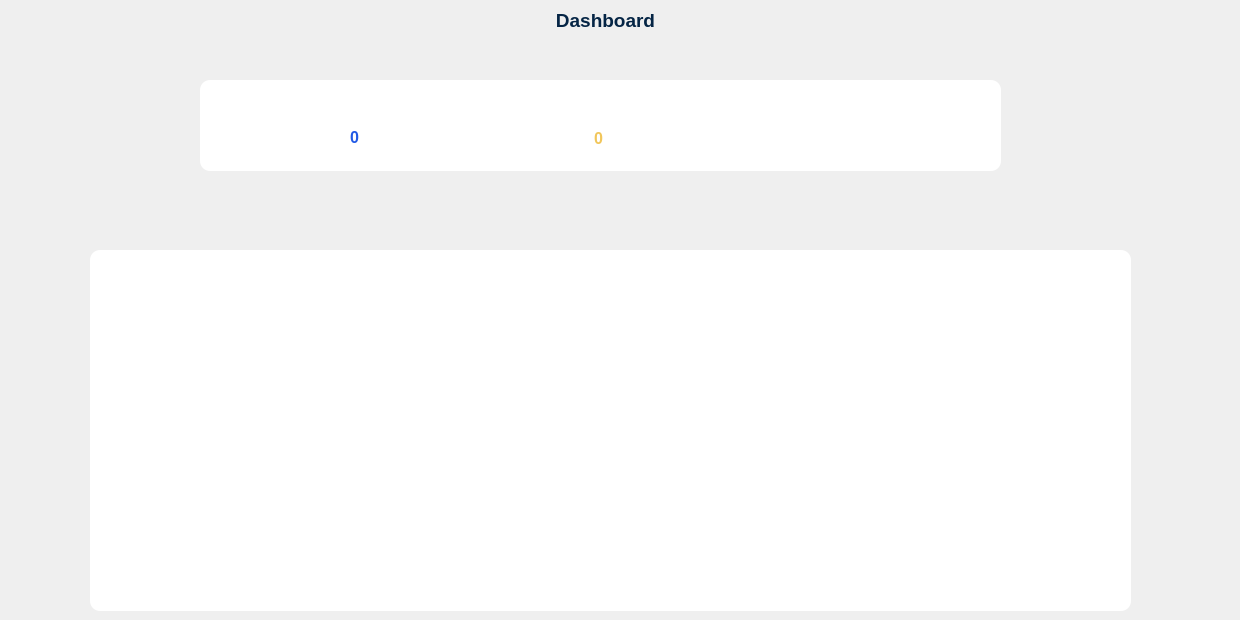
      <widget class="QWidget" name="pageHome">
       <widget class="QLabel" name="label_19">
        <property name="geometry">
         <rect>
          <x>-10</x>
          <y>0</y>
          <width>1231</width>
          <height>41</height>
         </rect>
        </property>
        <property name="text">
         <string>&lt;html&gt;&lt;head/&gt;&lt;body&gt;&lt;p align=&quot;center&quot;&gt;&lt;span style=&quot; font-size:14pt; font-weight:600; color:#052545;&quot;&gt;Dashboard&lt;/span&gt;&lt;/p&gt;&lt;/body&gt;&lt;/html&gt;</string>
        </property>
       </widget>
       <widget class="QFrame" name="frame_4">
        <property name="geometry">
         <rect>
          <x>200</x>
          <y>80</y>
          <width>801</width>
          <height>91</height>
         </rect>
        </property>
        <property name="styleSheet">
         <string notr="true">QFrame{
	border-radius: 10px;
	background-color: rgb(255, 255, 255);
}
</string>
        </property>
        <property name="frameShape">
         <enum>QFrame::StyledPanel</enum>
        </property>
        <property name="frameShadow">
         <enum>QFrame::Raised</enum>
        </property>
        <widget class="QLabel" name="label_21">
         <property name="geometry">
          <rect>
           <x>80</x>
           <y>-50</y>
           <width>681</width>
           <height>191</height>
          </rect>
         </property>
         <property name="styleSheet">
          <string notr="true">image: url(:/icones/Status_Gestor.jpg);</string>
         </property>
         <property name="text">
          <string/>
         </property>
        </widget>
        <widget class="QLabel" name="NumColab">
         <property name="geometry">
          <rect>
           <x>150</x>
           <y>49</y>
           <width>55</width>
           <height>17</height>
          </rect>
         </property>
         <property name="styleSheet">
          <string notr="true">QLabel{
	color: rgb(34, 90, 229);
	font-weight: bold;
	font-size: 16px;
}</string>
         </property>
         <property name="text">
          <string>0</string>
         </property>
        </widget>
        <widget class="QLabel" name="NumSetor">
         <property name="geometry">
          <rect>
           <x>394</x>
           <y>49</y>
           <width>55</width>
           <height>18</height>
          </rect>
         </property>
         <property name="styleSheet">
          <string notr="true">QLabel{
	color: rgb(241, 198, 91);
	font-weight: bold;
	font-size: 16px;
}</string>
         </property>
         <property name="text">
          <string>0</string>
         </property>
        </widget>
       </widget>
       <widget class="QFrame" name="frame_9">
        <property name="geometry">
         <rect>
          <x>90</x>
          <y>250</y>
          <width>1041</width>
          <height>361</height>
         </rect>
        </property>
        <property name="styleSheet">
         <string notr="true">QFrame{
	border-radius: 10px;
	background-color: rgb(255, 255, 255);
}
</string>
        </property>
        <property name="frameShape">
         <enum>QFrame::StyledPanel</enum>
        </property>
        <property name="frameShadow">
         <enum>QFrame::Raised</enum>
        </property>
        <widget class="QLabel" name="label_22">
         <property name="geometry">
          <rect>
           <x>40</x>
           <y>10</y>
           <width>931</width>
           <height>331</height>
          </rect>
         </property>
         <property name="styleSheet">
          <string notr="true">image: url(:/icones/Empresas.jpg);</string>
         </property>
         <property name="text">
          <string/>
         </property>
        </widget>
       </widget>
      </widget>
